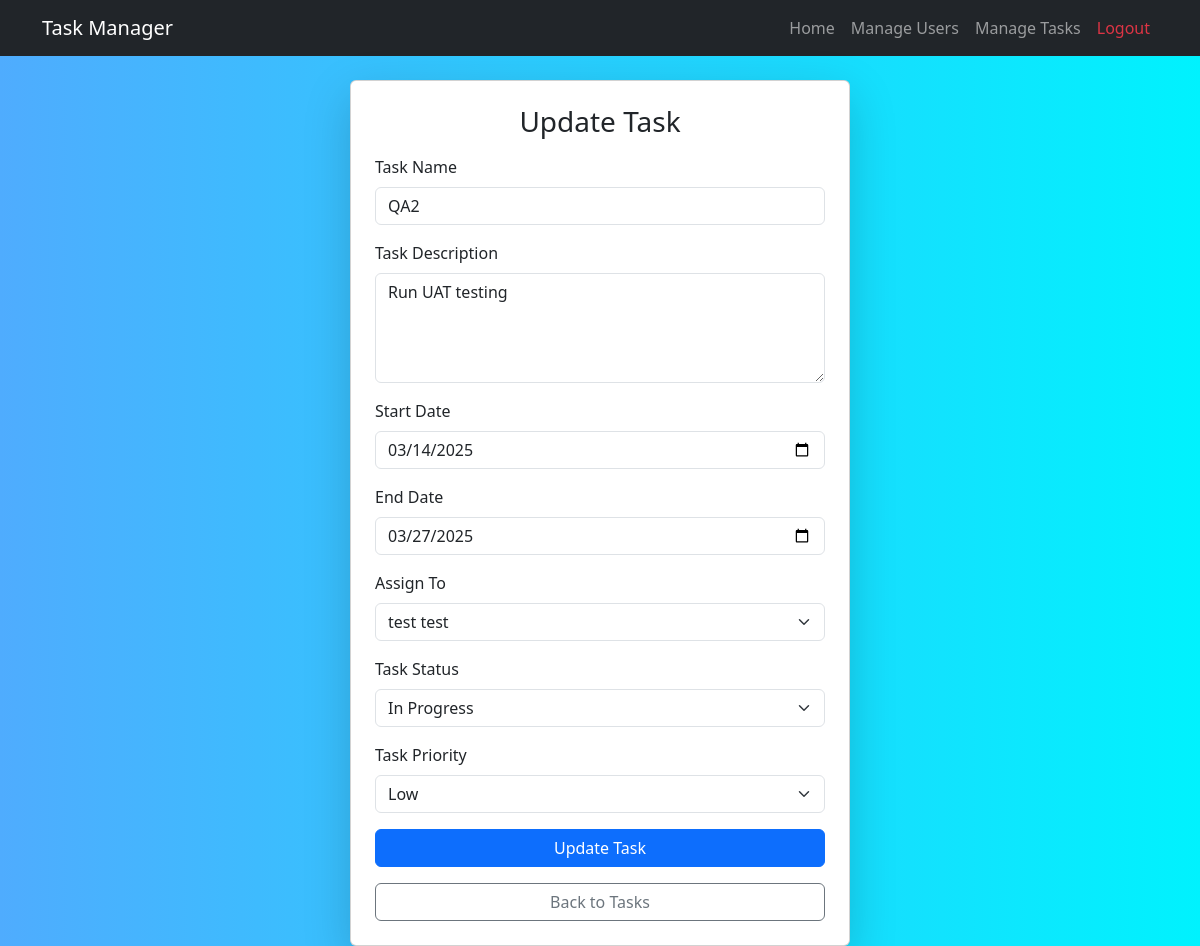
Before: /tasks/update/2/ (signed in) with the older database file.
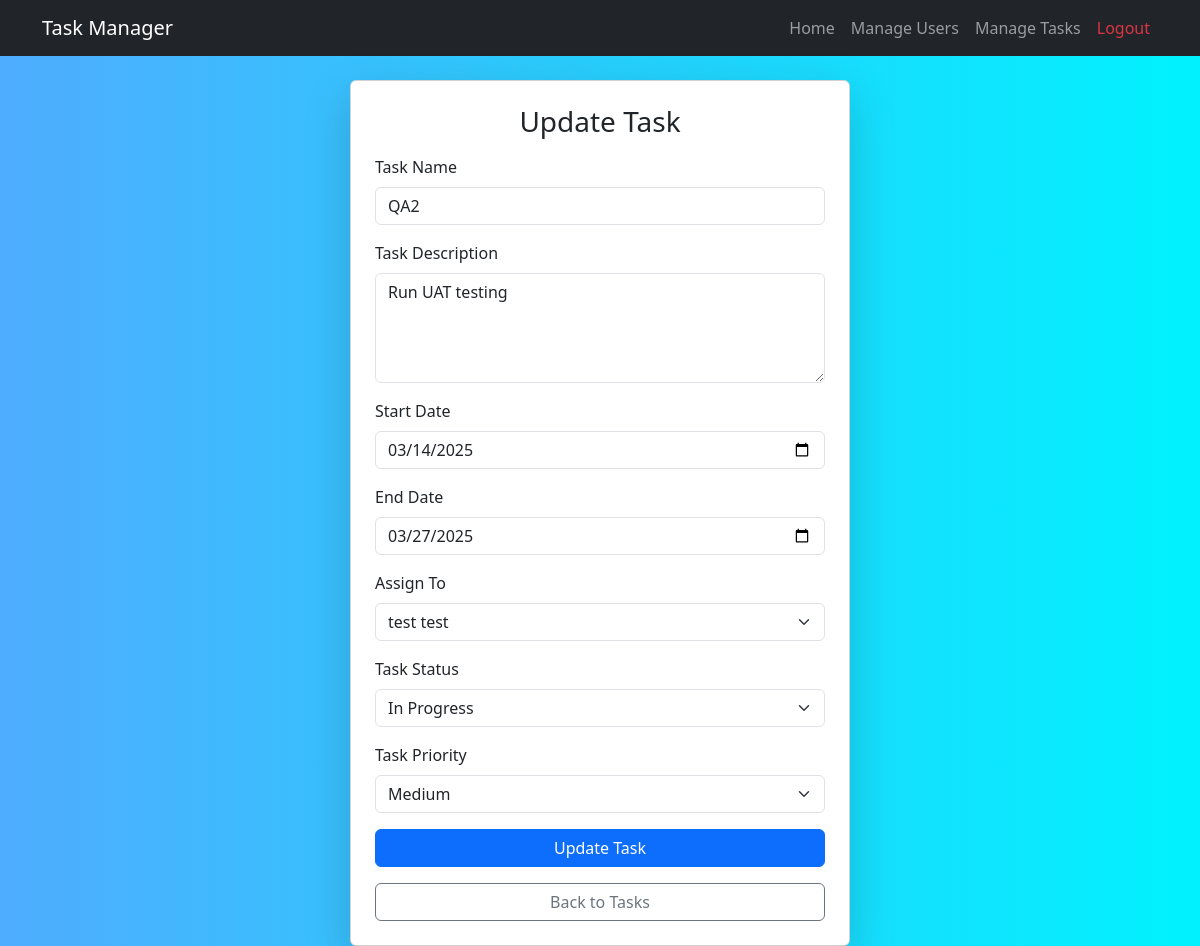
After: the same page with the newer database file.
### tasks/models.py (models this page shows, shortened)
class Task(models.Model):
    STATUS_CHOICES = [
        ('TODO', 'To Do'),
        ('IN_PROGRESS', 'In Progress'),
        ('BLOCKED', 'Blocked'),
        ('DONE', 'Done'),
    ]
    PRIORITY_CHOICES = [
        ('HIGH', 'High'),
        ('MEDIUM', 'Medium'),
        ('LOW', 'Low'),
    ]
    name = models.CharField(max_length=255)
    description = models.TextField()
    start_date = models.DateField()
    end_date = models.DateField()
    assigned_to = models.ForeignKey(CustomUser, on_delete=models.CASCADE)
    status = models.CharField(max_length=20, choices=STATUS_CHOICES, default='TODO')
    priority = models.CharField(max_length=10, choices=PRIORITY_CHOICES, default='MEDIUM')

class CustomUser(AbstractUser):
    ROLE_CHOICES = [
        ('superadmin', 'Super Admin'),
        ('admin', 'Admin'),
        ('user', 'User'),
    ]
    role = models.CharField(max_length=20, choices=ROLE_CHOICES, default='user')

### tasks/views.py (the view, shortened to what this page needs)
# urls.py: path('tasks/update/<int:task_id>/', update_task, name='update_task'),
@login_required
def update_task(request, task_id):
    if request.user.role not in ['admin', 'superadmin']:
        messages.error(request, "You do not have permission to access this page.")
        return redirect('home')
    task = get_object_or_404(Task, id=task_id)
    users = CustomUser.objects.filter(role='user')
    return render(request, 'tasks/update_task.html', {'task': task, 'users': users})

### tasks/templates/tasks/update_task.html (shortened to what this page needs)
{% extends 'tasks/base.html' %}
{% block content %}
<div class="container d-flex justify-content-center align-items-center" style="min-height: 80vh;">
    <div class="card shadow-lg p-4" style="width: 500px;">
        <h3 class="text-center mb-3">Update Task</h3>
        <form method="POST">
            <div class="mb-3">
                <label for="name" class="form-label">Task Name</label>
                <input type="text" id="name" name="name" class="form-control" value="{{ task.name }}" required>
            </div>
            <div class="mb-3">
                <label for="description" class="form-label">Task Description</label>
                <textarea id="description" name="description" class="form-control" rows="4" required>{{ task.description }}</textarea>
            </div>
            <div class="mb-3">
                <label for="start_date" class="form-label">Start Date</label>
                <input type="date" id="start_date" name="start_date" class="form-control" value="{{ task.start_date|date:'Y-m-d' }}" required>
            </div>
            <div class="mb-3">
                <label for="end_date" class="form-label">End Date</label>
                <input type="date" id="end_date" name="end_date" class="form-control" value="{{ task.end_date|date:'Y-m-d' }}" required>
            </div>
            <div class="mb-3">
                <label for="assigned_to" class="form-label">Assign To</label>
                <select id="assigned_to" name="assigned_to" class="form-select" required>
                    {% for user in users %}
                    <option value="{{ user.id }}" {% if task.assigned_to.id == user.id %}selected{% endif %}>
                        {{ user.first_name }} {{ user.last_name }}
                    </option>
                    {% endfor %}
                </select>
            </div>
            <div class="mb-3">
                <label for="status" class="form-label">Task Status</label>
                <select id="status" name="status" class="form-select" required>
                    <option value="IN_PROGRESS" {% if task.status == "IN_PROGRESS" %}selected{% endif %}>In Progress</option>
                </select>
            </div>
            <div class="mb-3">
                <label for="priority" class="form-label">Task Priority</label>
                <select id="priority" name="priority" class="form-select" required>
                    <option value="MEDIUM" {% if task.priority == "MEDIUM" %}selected{% endif %}>Medium</option>
                    <option value="LOW" {% if task.priority == "LOW" %}selected{% endif %}>Low</option>
                </select>
            </div>
            <button type="submit" class="btn btn-primary w-100">Update Task</button>
        </form>
        <a href="{% url 'manage_tasks' %}" class="btn btn-outline-secondary w-100 mt-3">Back to Tasks</a>
    </div>
</div>
{% endblock %}

Changed rows visible on the page:
changed Task "QA2": priority "Low" → "Medium"
